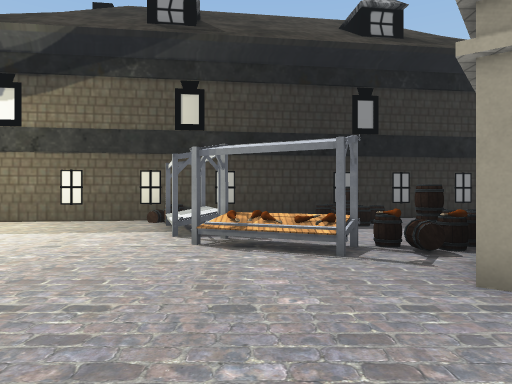
view 1 (above)

24 first-person views from a walk through a scene from a Unity 3-D project. The camera is 1.4 m above the floor, looks level and sees 70° across. The floor is counted in squares, 2 m on a side. Each view is taken from the middle of a square. On the plan, view 1 faces up. The plan holds only what a view shows up to about 11 squares ahead; the rest is blank. The place goes on beyond the plan. Some animated figures are left out. Some surface patterns are stand-ins.

view 2
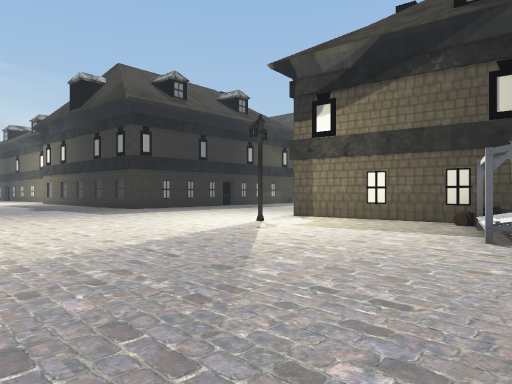

view 3
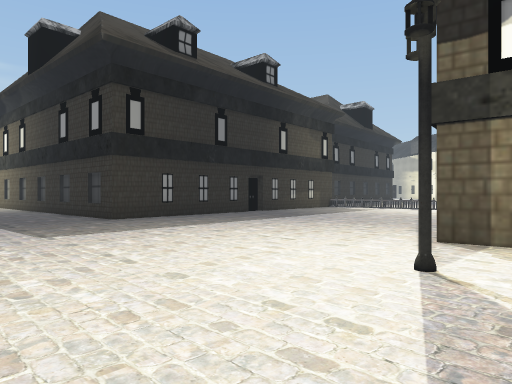

view 4
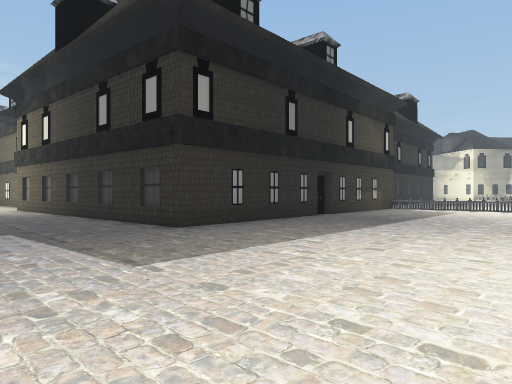

view 5
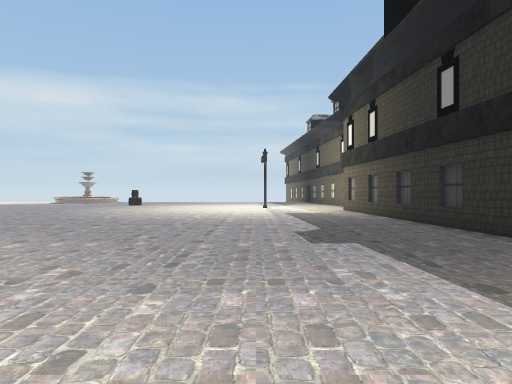

view 6
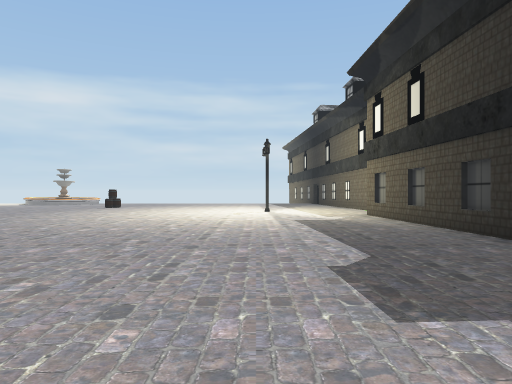

view 7
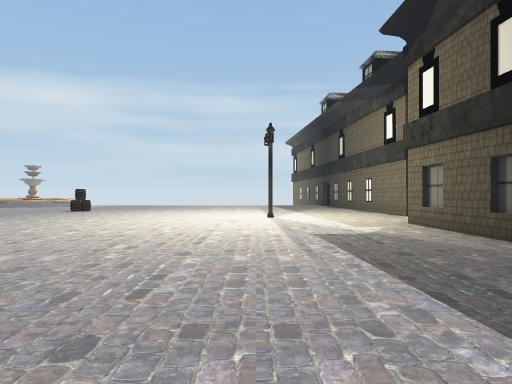

view 8
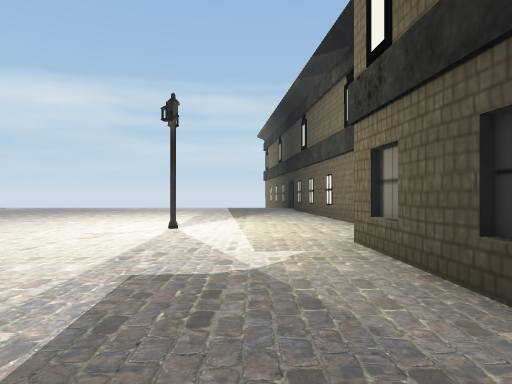

view 9
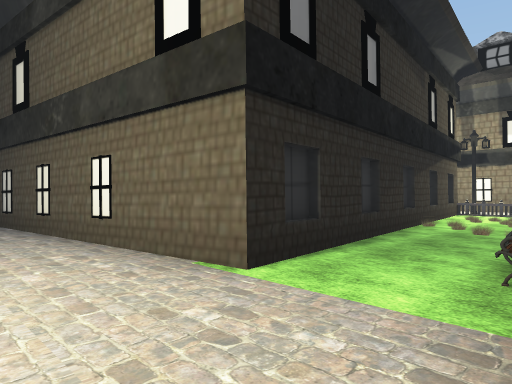

view 10
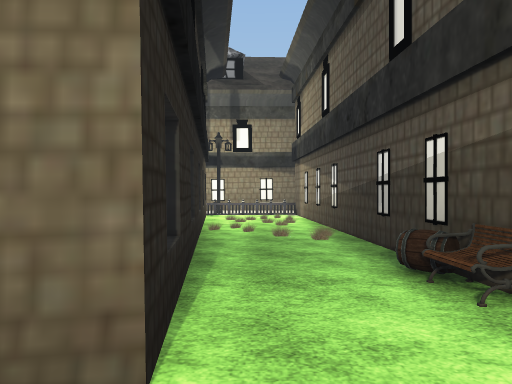

view 11
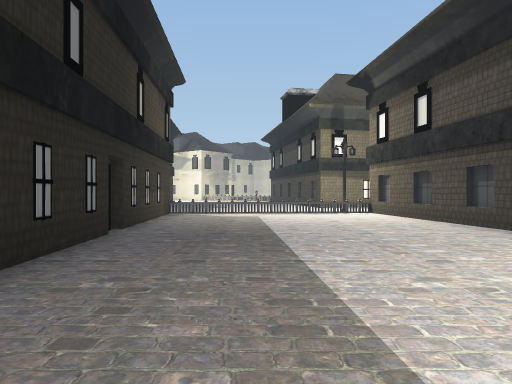

view 12
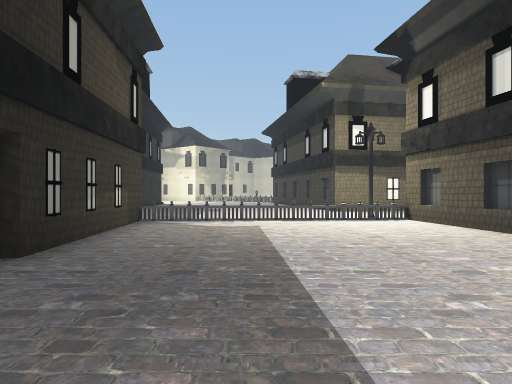

view 13
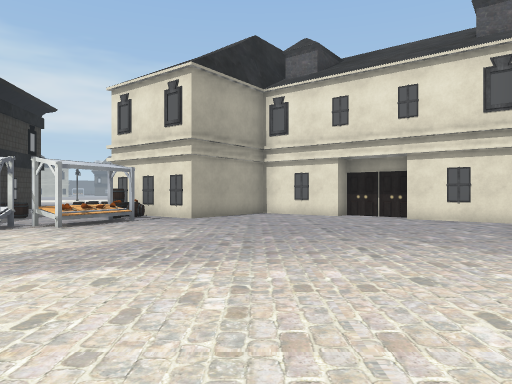

view 14
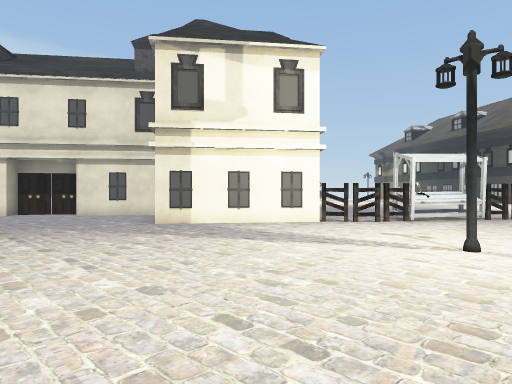

view 15
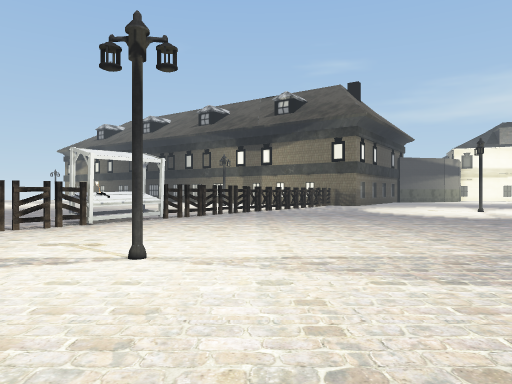

view 16
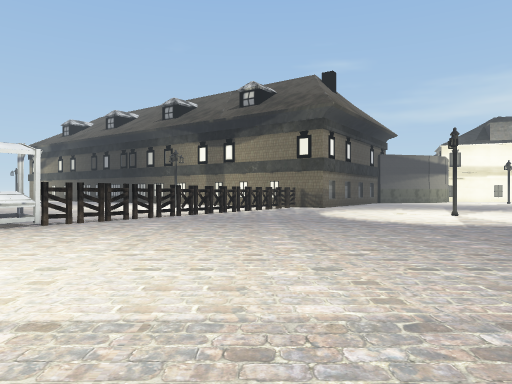

view 17
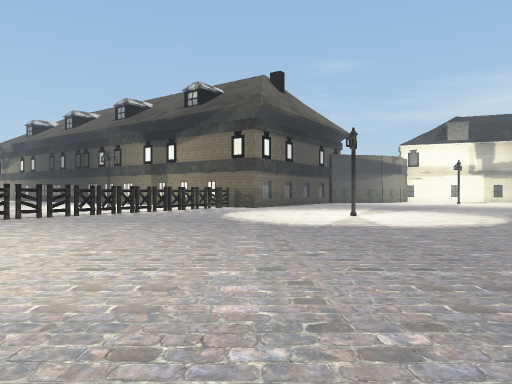

view 18
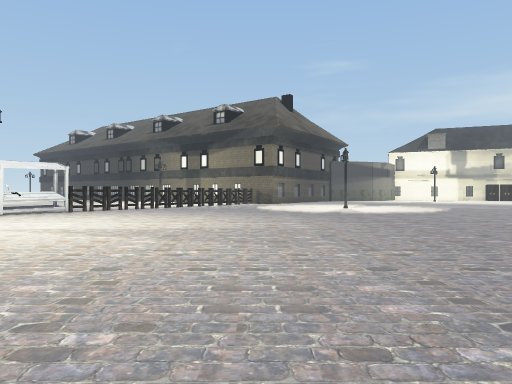

view 19
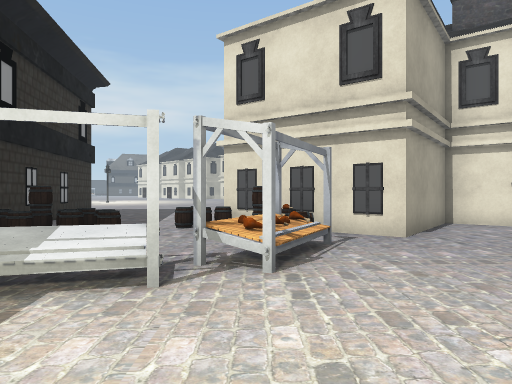

view 20
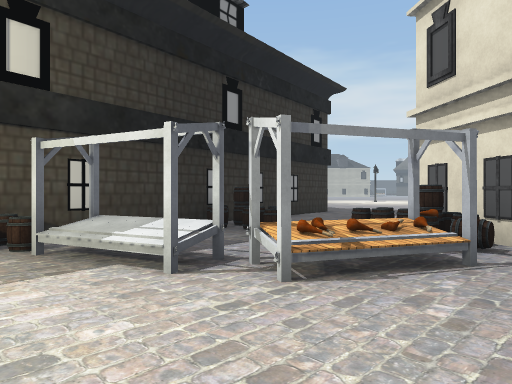

view 21
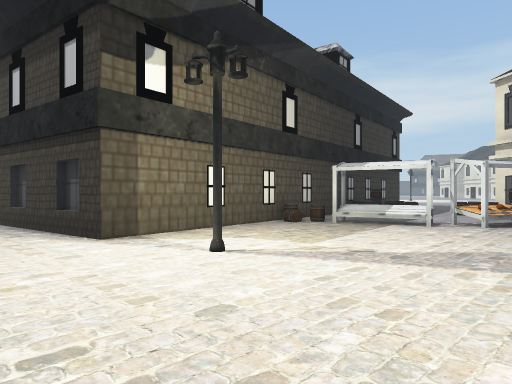

view 22
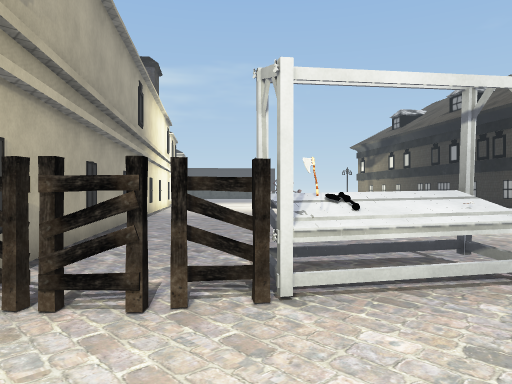

view 23
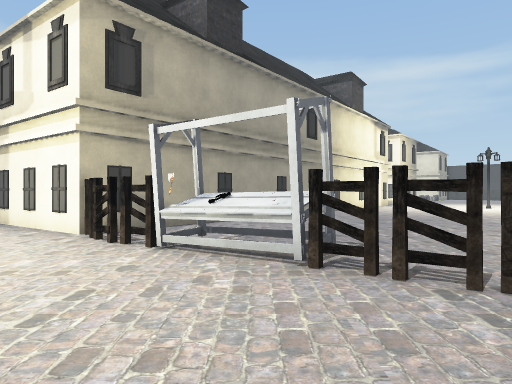

view 24
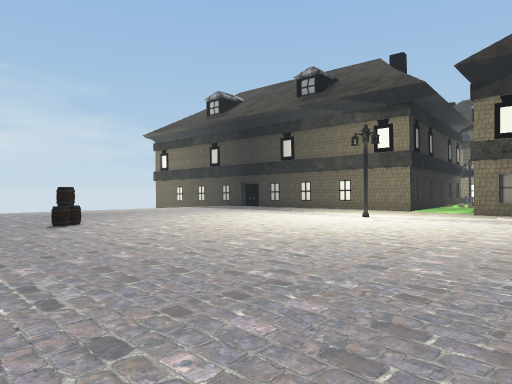

### Floor plan
Key: @ floor where view 1 was taken; # wall or solid block; . main floor; : floor 0.75 m higher than the main floor; / step, stairs or slope; v drop or lower ground; B barrel; L lantern; F fence; E bench; O other object.
Columns run from 29 left of view 1 to 6 right of it. Each row starts with its distance up from view 1.
 18   O           OFFOOFFF
 17  #F           #......#
 16  #...#        #......##
 15  #...#        #.......#
 14  ##..#        #.......#
 13   #..#        #.......#
 12   #..#        #.......#
 11   #..#        #.......#
 10   #..#        #.......#     ########
  9   #.BE        #.......#####B#vvB vvv
  8   #..         ##...........BOvvOvvvv
  7 ###..###########.........../:vvBBvvv
  6 .......................L....OvvvBO
  5 ............................O#OBB#
  4 ..............................#B##
  3 ...L...........................##
  2 ................................##
  1 .................. ..............#
  0 .................. ..........@.. #
 -1 ................................#
 -2 ................................#
 -3 B.............................###
 -4 B...................L.....# .##
 -5 .........................##  #
 -6      ...................F#
 -7         ...............Fv###
 -8         ...............Fvvv##
 -9          .............OOvvvv##
-10         .............FOvvvvvv#
-11         ............FFvvvvvvvvv
-12        .............Fvvvvvvvvvvv
-13        ....L....... vvvvvvvvvv

Positions as (right, up) in squares from view 1, and headings:
1: (0, 0), facing up
2: (0, 0), facing up-left
3: (-5, 3), facing up-left
4: (-8, 3), facing up-left
5: (-10, 3), facing left
6: (-13, 3), facing left
7: (-16, 3), facing left
8: (-19, 5), facing left
9: (-24, 5), facing up-left
10: (-26, 6), facing up
11: (-12, 6), facing up
12: (-12, 9), facing up
13: (-8, 1), facing right
14: (-10, 1), facing down-right
15: (-10, 0), facing down
16: (-12, -2), facing down
17: (-15, -2), facing down
18: (-14, 3), facing down
19: (-4, 5), facing right
20: (-3, 3), facing up-right
21: (-9, 3), facing up-right
22: (-8, -6), facing down-right
23: (-11, -9), facing right
24: (-21, -6), facing up-left
